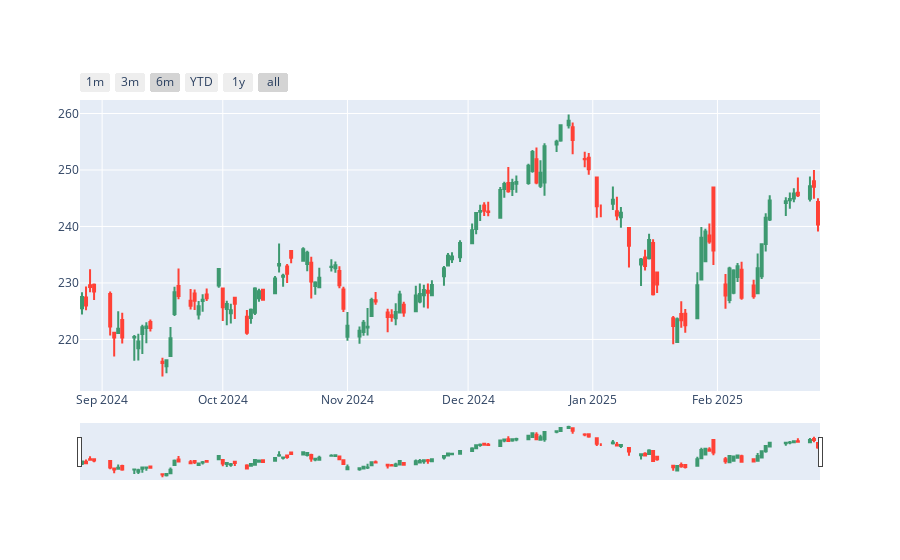

Here is the notebook cell this chart was saved with:
### Markdown cell above
## 7. Range Selector Tests

### Code cell
def test_range_selector():
    """Test addition of range selector"""
    base_settings = BaseVisualizationSettings()
    
    # Create figure
    fig = go.Figure(data=[
        go.Candlestick(
            x=test_data.index,
            open=test_data['Open'],
            high=test_data['High'],
            low=test_data['Low'],
            close=test_data['Close']
        )
    ])
    
    # Add range selector
    fig = base_settings.add_range_selector(fig)
    
    print("Range selector added to figure")
    fig.show()

test_range_selector()
